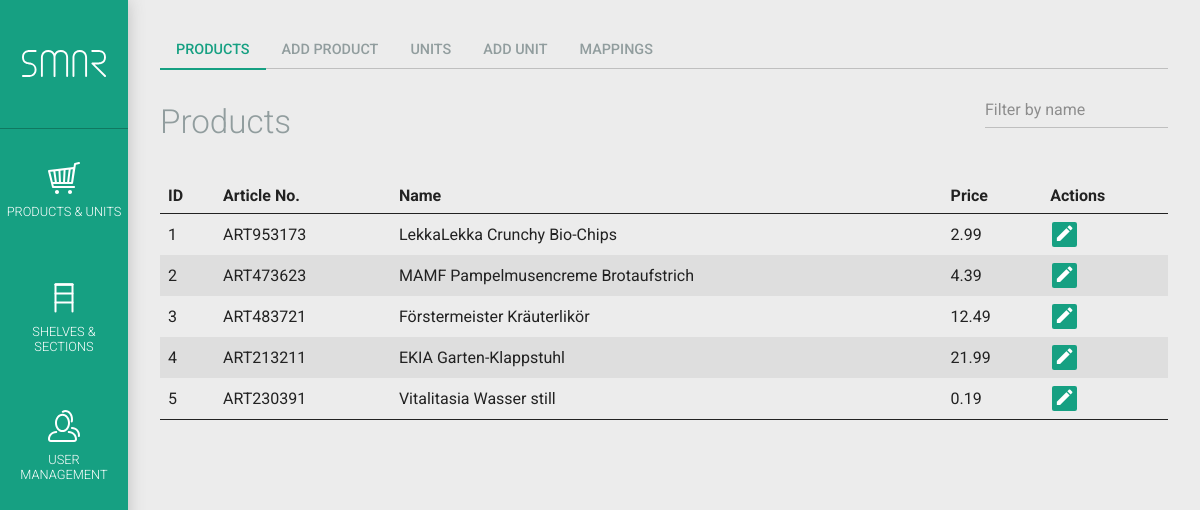
Page /index.php?page=products.php (signed in) on the committed database.
### tables this page shows
CREATE TABLE IF NOT EXISTS `smar_product` (
  `product_id` int(10) unsigned NOT NULL AUTO_INCREMENT,
  `article_nr` varchar(30) DEFAULT NULL,
  `barcode` int(15) DEFAULT NULL,
  `name` varchar(100) DEFAULT NULL,
  `price` double NOT NULL DEFAULT '0',
	`size_x` int(3) unsigned NOT NULL DEFAULT '0',
  `size_y` int(3) NOT NULL DEFAULT '0',
  `size_z` int(3) NOT NULL DEFAULT '0',
	`stackable` tinyint(1) unsigned NOT NULL DEFAULT '0',
  `image` varchar(150) DEFAULT NULL,
  `created` datetime DEFAULT NULL,
  `lastupdate` timestamp NOT NULL DEFAULT CURRENT_TIMESTAMP ON UPDATE CURRENT_TIMESTAMP,
  PRIMARY KEY (`product_id`)
);

### _functions/_functions.php (called while the page is built, shortened)
<?php
class SMAR_MysqlConnect extends mysqli
{
    function dbquery($sql)
    {
			if(!($erg = $this->query($sql))) {
				echo "Error with SQL request, the statement: ".$sql." --- Fehlernummer ".$this->errno." ::: ".$this->error;
				return false;
			}
			return $erg;
    }
}
?>

### products.php (the view, shortened to what this page needs)
<?php
require_once('_functions/_functions.php');
$self = 'products.php';
$subpage = isset($_GET['subpage']) ? $_GET['subpage'] : '';
require_once('inc_session_check.php');
if($_SESSION['loginRole'] < 1) {
	$SMAR_MESSAGES['error'][] = 'Insufficient permissions for products management';
	smar_print_messages($SMAR_MESSAGES); unset($SMAR_MESSAGES);
} else {
if(isset($_GET['smar_nav']) && $_GET['smar_nav'] == 'true') {
	?>
	<nav id="nav-page">
		<ul>
			<li><a href="<?php echo $self; ?>" <?php echo ($subpage == '') ? 'class="smar-active"' : ''; ?>>Products</a></li>
			<?php if($_SESSION['loginRole'] >= 2) { ?><li><a href="<?php echo $self.'?subpage=addproduct'; ?>" <?php echo ($subpage == 'addproduct') ? 'class="smar-active"' : ''; ?>>Add product</a></li><?php } ?>
			<li><a href="<?php echo $self.'?subpage=units'; ?>" <?php echo ($subpage == 'units') ? 'class="smar-active"' : ''; ?>>Units</a></li>
			<?php if($_SESSION['loginRole'] >= 2) { ?><li><a href="<?php echo $self.'?subpage=addunit'; ?>" <?php echo ($subpage == 'addunit') ? 'class="smar-active"' : ''; ?>>Add unit</a></li><?php } ?>
			<li><a href="<?php echo $self.'?subpage=mapping'; ?>" <?php echo ($subpage == 'mapping') ? 'class="smar-active"' : ''; ?>>Mappings</a></li>
		</ul>
	</nav>
	<div id="smar-content-inner">
	<?php
}
switch($subpage) {
		?>
			<?php
	default:
		?>
		<div class="flex">
			<h1>Products</h1>
			<div>
				<?php
				$filter = '';
				$formFilter = '';
				?>
				<form id="form-filter" method="get" action="index.php?page=<?php echo urlencode($self); ?>">
					<input id="filter-products" type="text" name="filter" placeholder="Filter by name" value="<?php if(isset($formFilter) && !empty($formFilter)) echo smar_form_input($formFilter); ?>" class="input-medium">
				</form>
				<?php
				$items_per_page = 20;
				$current_page = 0;
				$limit = $items_per_page * $current_page;
				?>
			</div>
		</div>
		<table>
			<thead>
			<tr>
				<th>ID</th>
				<th>Article No.</th>
				<th>Name</th>
				<th>Price</th>
				<th>Actions</th>
			</tr>
			</thead>
			<tbody>
				<?php
				$result = $SMAR_DB->dbquery("SELECT product_id, article_nr, name, price FROM ".SMAR_MYSQL_PREFIX."_product".$filter." ORDER BY product_id LIMIT ".$SMAR_DB->real_escape_string($limit).",".$SMAR_DB->real_escape_string($items_per_page));
				if($result->num_rows > 0) {
					while($row = $result->fetch_array(MYSQLI_ASSOC)) {
						echo '<tr>
							<td>'.$row['product_id'].'</td>
							<td>'.$row['article_nr'].'</td>
							<td>'.$row['name'].'</td>
							<td>'.$row['price'].'</td>
							<td>';
						if($_SESSION['loginRole'] >= 2) {
							echo '	<a href="'.$self.'?subpage=editproduct&id='.$row['product_id'].'" title="Edit" class="ajax"><i class="mdi mdi-pencil"></i></a>';
						}
						echo'
							</td>
						</tr>';
					}
				} else {
					echo '<tr><td colspan="5">No products found</td></tr>';
				}
				?>
			</tbody>
		</table>
		<?php
}
if(isset($_GET['smar_nav']) && $_GET['smar_nav'] == 'true')
	echo '</div>';
}
?>

### inc_header.php (shortened to what this page needs)
<!doctype html>
<html>
<head>
	<link href="css/materialdesignicons.min.css" rel="stylesheet">
	<link href="css/jquery.colorbox.css" rel="stylesheet">
	<link href="css/jquery.autocomplete.css" rel="stylesheet">
	<link href="css/smar.css" rel="stylesheet">
</head>

### index.php (shortened to what this page needs)
<?php
require_once('_functions/_functions.php');
require_once('inc_session_check.php');
include('inc_header.php')
?>
<body>
	<div id="smar-wrapper">
		<nav id="nav-main">
			<ul>
				<li><a id="smar-logo" href="start.php"></a></li>
				<li><a id="nav-main-1" href="products.php"><i class="nav-icon nav-icon-cart"></i><span>Products &amp; Units</span></a></li>
				<li><a id="nav-main-2" href="shelves.php"><i class="nav-icon nav-icon-shelf"></i><span>Shelves &amp; Sections</span></a></li>
				<li><a id="nav-main-5" href="users.php"><i class="nav-icon nav-icon-user"></i><span>User Management</span></a></li>
			</ul>
		</nav>
		<section id="smar-content">
		<?php
			if(isset($_GET['page']) && !empty($_GET['page']) && $_GET['page'] != 'start.php') {
				$page = urldecode($_GET['page']);
				$page_exploded = explode('?', $page);
				if(file_exists($page_exploded[0]))
					include $page_exploded[0];
				else
					echo file_get_contents(SMAR_SITE_URL.SMAR_CURRENT_DIR.'error.php?target='.urlencode($page));
			} else {
				$params['smar_include'] = true;
				$params['smar_nav'] = true;
				foreach($params as $k => $v)
					$_GET[$k] = $v;
				include 'start.php';
			}
			?>
		</section>
	</div>
</body>
</html>

### css/smar.css (style rules this page uses)
html, body { width: 100vw; height: 100vh; margin: 0; padding: 0; background: #ECECEC; color: #222; font: 400 1em Roboto, "Helvetica Neue", Helvetica, Arial, sans-serif; line-height: 1.2; }
a { color: #16A082; text-decoration: none; outline: 0; transition: color .4s ease-out 0s; }
h1, h2, h3, h4, h5 { margin: 1.414em 0 .5em; font-weight: 300; color: #919D9E; }
h1 { margin-top: 1em; font-size: 2.074rem; }
table { width: 100%; margin: 1.2em 0; text-align: left; border-spacing: 0; border-bottom: 1px solid #222; }
table tr { transition: background-color .4s ease-out 0s; }
table th, table td { padding: .5em; }
table thead th { border-bottom: 1px solid #222; }
table tbody tr:nth-child(2n) { background-color: #DEDEDE; }
input, select, textarea { font: 400 1rem 'Roboto'; -webkit-appearance: none; -moz-appearance: none; appearance: none; border: none; border-radius: 0; }
input:not([type="submit"]):not([type="reset"]), .input, select, textarea { display: block; box-sizing: border-box; width: 100%; max-width: 500px; padding: .5em 0; margin: 0 0 8px; border: 1px solid #BFBFBF; border-width: 0 0 1px; outline: none; font-size: 1rem; background: transparent none right center no-repeat; background-size: auto 80%; transition: border-color .4s ease-out 0s; }
.input-medium { max-width: 200px; }
#smar-logo { background: url("../img/SMAR_logo_white.svg") center no-repeat; background-size: 66% auto; border: 1px solid #107861; border-width: 0 0 1px; }
#smar-wrapper { display: -webkit-flex; -webkit-align-items: stretch; -webkit-align-content: flex-start; display: flex; align-items: stretch; align-content: flex-start; width: 100vw; height: 100vh; }
#smar-content { box-sizing: border-box; width: 100%; padding: 2rem; overflow: auto; -webkit-overflow-scrolling: touch; }
nav#nav-main { display: block; width: 8rem; min-width: 8rem; background: #16A082; box-shadow: 0 0 1rem #BFBFBF; overflow-x: hidden; overflow-y: auto; z-index: 8; }
nav#nav-main ul { display: -webkit-flex; -webkit-flex-flow: column; display: flex; flex-flow: column; margin: 0; padding: 0; list-style: none; }
nav#nav-main ul li { display: block; height: 8rem; }
nav#nav-main ul li a { display: -webkit-flex; -webkit-flex-flow: column; -webkit-align-items: center; -webkit-justify-content: center; display: flex; flex-flow: column; align-items: center; justify-content: center; width: 100%; height: 100%; color: #fff; transition: background-color .4s ease-out 0s; }
nav#nav-main ul li a span, .subtitle { max-width: 90%; padding: .5em; text-transform: uppercase; text-align: center; font-weight: 300; font-size: .8rem; }
.nav-icon { display: block; width: 30%; height: 30%; background-size: contain; }
.nav-icon-cart { background: url("../img/icon-cart.svg") center no-repeat; }
.nav-icon-shelf { background: url("../img/icon-shelf.svg") center no-repeat; }
.nav-icon-user { background: url("../img/icon-user.svg") center no-repeat; }
nav#nav-page ul { display: -webkit-flex; -webkit-flex-flow: row wrap; display: flex; flex-flow: row wrap; padding: 0; margin: 0; border-bottom: 1px solid #BFBFBF; list-style: none; }
nav#nav-page ul li { margin-bottom: -2px; }
nav#nav-page ul li a { display: block; height: 2.25rem; padding: 0 1rem; margin-bottom: 1px; border-bottom: 1px solid #BFBFBF; line-height: 2.25rem; text-transform: uppercase; font-size: .9rem; font-weight: 500; color: #919D9E; transition: color .4s ease-out 0s, border-color .4s ease-out 0s; }
nav#nav-page ul li a.smar-active { margin-bottom: 0; border-bottom: 2px solid #16A082; color: #16A082; }
.bg-icon, a .bg-icon, .text-icon, table a > .mdi { margin: 0 .1em; padding: .1em; background-color: #16a082; color: #fff; font-size: 1.3em; border-radius: .1em; transition: background-color .4s ease-out 0s; }
.flex { display: -webkit-flex; display: flex; -webkit-justify-content: space-between; justify-content: space-between; -webkit-align-items: center; align-items: center; }

### rows in the picture
smar_product: product_id "1", article_nr "ART953173", name "LekkaLekka Crunchy Bio-Chips", price "2.99"
smar_product: product_id "2", article_nr "ART473623", name "MAMF Pampelmusencreme Brotaufstrich", price "4.39"
smar_product: product_id "3", article_nr "ART483721", name "Förstermeister Kräuterlikör", price "12.49"
smar_product: product_id "4", article_nr "ART213211", name "EKIA Garten-Klappstuhl", price "21.99"
smar_product: product_id "5", article_nr "ART230391", name "Vitalitasia Wasser still", price "0.19"
